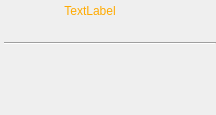
<?xml version="1.0" encoding="UTF-8"?>
<ui version="4.0">
 <class>m_Window</class>
 <widget class="QFrame" name="m_Window">
  <property name="geometry">
   <rect>
    <x>0</x>
    <y>0</y>
    <width>216</width>
    <height>115</height>
   </rect>
  </property>
  <property name="frameShape">
   <enum>QFrame::NoFrame</enum>
  </property>
  <property name="frameShadow">
   <enum>QFrame::Sunken</enum>
  </property>
  <layout class="QGridLayout" name="m_Grid">
   <property name="sizeConstraint">
    <enum>QLayout::SetDefaultConstraint</enum>
   </property>
   <property name="leftMargin">
    <number>0</number>
   </property>
   <property name="topMargin">
    <number>0</number>
   </property>
   <property name="rightMargin">
    <number>0</number>
   </property>
   <property name="bottomMargin">
    <number>4</number>
   </property>
   <property name="horizontalSpacing">
    <number>0</number>
   </property>
   <property name="verticalSpacing">
    <number>4</number>
   </property>
   <item row="3" column="0" colspan="3">
    <widget class="CSkinProgressWidget" name="m_CentralContainer" native="true">
     <property name="sizePolicy">
      <sizepolicy hsizetype="Expanding" vsizetype="Expanding">
       <horstretch>0</horstretch>
       <verstretch>0</verstretch>
      </sizepolicy>
     </property>
     <property name="progress" stdset="0">
      <number>1</number>
     </property>
    </widget>
   </item>
   <item row="1" column="0" colspan="3">
    <widget class="QWidget" name="m_TitleBar" native="true">
     <property name="styleSheet">
      <string notr="true">#m_TitleBar {/*INCLUDE_UI_windowtitlecolor.qss*/}</string>
     </property>
     <layout class="QGridLayout" name="m_Grid_2">
      <property name="leftMargin">
       <number>4</number>
      </property>
      <property name="topMargin">
       <number>4</number>
      </property>
      <property name="rightMargin">
       <number>0</number>
      </property>
      <property name="bottomMargin">
       <number>4</number>
      </property>
      <property name="horizontalSpacing">
       <number>40</number>
      </property>
      <property name="verticalSpacing">
       <number>8</number>
      </property>
      <item row="0" column="1">
       <widget class="CSkinOneLineText" name="m_WindowTitle">
        <property name="sizePolicy">
         <sizepolicy hsizetype="Expanding" vsizetype="Minimum">
          <horstretch>0</horstretch>
          <verstretch>0</verstretch>
         </sizepolicy>
        </property>
        <property name="palette">
         <palette>
          <active>
           <colorrole role="WindowText">
            <brush brushstyle="SolidPattern">
             <color alpha="255">
              <red>255</red>
              <green>170</green>
              <blue>0</blue>
             </color>
            </brush>
           </colorrole>
          </active>
          <inactive>
           <colorrole role="WindowText">
            <brush brushstyle="SolidPattern">
             <color alpha="255">
              <red>255</red>
              <green>170</green>
              <blue>0</blue>
             </color>
            </brush>
           </colorrole>
          </inactive>
          <disabled>
           <colorrole role="WindowText">
            <brush brushstyle="SolidPattern">
             <color alpha="255">
              <red>120</red>
              <green>120</green>
              <blue>120</blue>
             </color>
            </brush>
           </colorrole>
          </disabled>
         </palette>
        </property>
        <property name="text">
         <string>TextLabel</string>
        </property>
        <property name="alignment">
         <set>Qt::AlignCenter</set>
        </property>
		<property name="addheight" stdset="0">
          <number>2</number>
         </property>
       </widget>
      </item>
      <item row="0" column="2">
       /*INCLUDE_UI_closebutton.w*/
      </item>
      <item row="2" column="1" colspan="2">
       <widget class="Line" name="line">
        <property name="orientation">
         <enum>Qt::Horizontal</enum>
        </property>
       </widget>
      </item>
      <item row="1" column="1" colspan="2">
       <widget class="QWidget" name="m_ToolPlace" native="true">
        <property name="sizePolicy">
         <sizepolicy hsizetype="Expanding" vsizetype="Minimum">
          <horstretch>0</horstretch>
          <verstretch>0</verstretch>
         </sizepolicy>
        </property>
        <layout class="QHBoxLayout" name="horizontalLayout_2">
         <property name="spacing">
          <number>0</number>
         </property>
         <property name="leftMargin">
          <number>0</number>
         </property>
         <property name="topMargin">
          <number>4</number>
         </property>
         <property name="rightMargin">
          <number>0</number>
         </property>
         <property name="bottomMargin">
          <number>4</number>
         </property>
        </layout>
       </widget>
      </item>
     </layout>
    </widget>
   </item>
  </layout>
 </widget>
 <customwidgets>
  <customwidget>
   <class>CSkinProgressWidget</class>
   <extends>QWidget</extends>
   <header>skinprogresswidget.h</header>
   <container>1</container>
  </customwidget>
  <customwidget>
   <class>CSkinOneLineText</class>
   <extends>QLabel</extends>
   <header>skinonelinetext.h</header>
  </customwidget>
 </customwidgets>
 <resources/>
 <connections/>
</ui>
